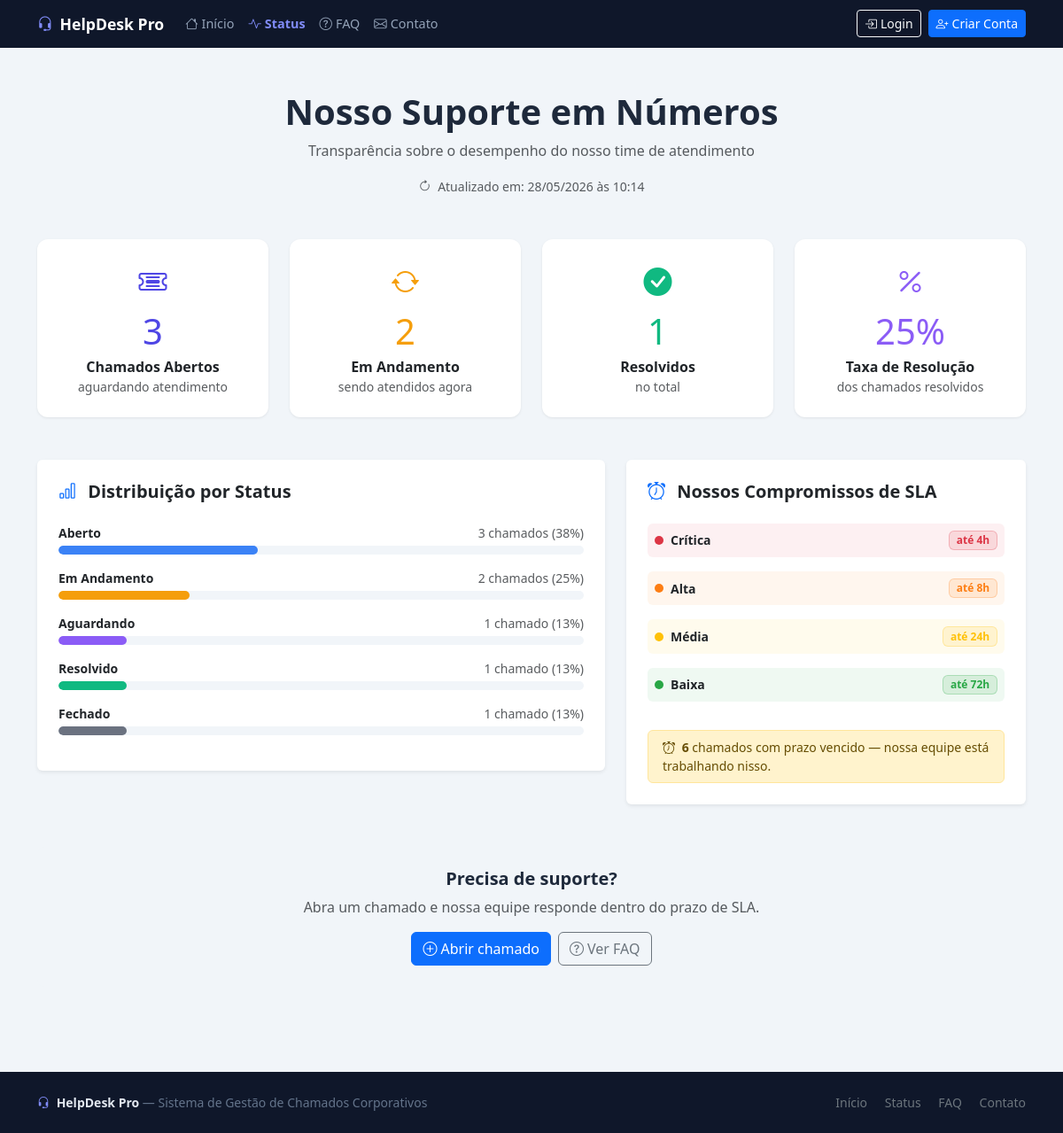
Screenshot of /?c=publico&a=status with the database file from the repository.
### tables this page shows
CREATE TABLE IF NOT EXISTS prioridades (
    id          INT AUTO_INCREMENT PRIMARY KEY,
    nome        VARCHAR(50)  NOT NULL,
    cor         VARCHAR(20)  NOT NULL DEFAULT '#6c757d',
    sla_horas   INT          NOT NULL DEFAULT 24,
    nivel       INT          NOT NULL DEFAULT 1,
    created_at  DATETIME    DEFAULT CURRENT_TIMESTAMP
);

### controller/BaseController.php (called while the page is built, shortened)
<?php
abstract class BaseController {
    protected function renderPublica(string $view, array $data = []): void {
        extract($data);
        include ROOT . '/view/partials/header_publico.php';
        include ROOT . "/view/{$view}.php";
        include ROOT . '/view/partials/footer_publico.php';
    }
}

### controller/PublicoController.php (called while the page is built, shortened)
<?php
class PublicoController extends BaseController {
    public function status(): void {
        try {
            $cm = new ChamadoModel();
            $contagens   = $cm->contarPorStatus();
            $slaVencidos = $cm->slaVencidos();
            $total       = array_sum($contagens);
            $sistemaOk   = true;
        } catch (\Throwable $e) {
            $contagens   = [];
            $slaVencidos = 0;
            $total       = 0;
            $sistemaOk   = false;
        }
        $prioridades = (new PrioridadeModel())->listarOrdenadas();
        $this->renderPublica('publico/status',
            compact('pageTitle', 'contagens', 'slaVencidos', 'total', 'sistemaOk', 'prioridades'));
    }
}

### index.php (called while the page is built, shortened)
<?php
require_once 'config/database.php';
require_once 'model/BaseModel.php';
require_once 'model/ChamadoModel.php';
require_once 'model/PrioridadeModel.php';
require_once 'controller/BaseController.php';
require_once 'controller/PublicoController.php';
$a = preg_replace('/[^a-zA-Z]/', '', $_GET['a'] ?? 'index');
(new $classe())->$a();

### config/database.php (called while the page is built)
<?php
class Database {
    private static ?Database $instance = null;
    private PDO $pdo;
    private function __construct() {
        try {
            $dsn = "mysql:host=".DB_HOST.";port=".DB_PORT.";dbname=".DB_NAME.";charset=utf8mb4";
            $this->pdo = new PDO($dsn, DB_USER, DB_PASS, [
                PDO::ATTR_ERRMODE            => PDO::ERRMODE_EXCEPTION,
                PDO::ATTR_DEFAULT_FETCH_MODE => PDO::FETCH_OBJ,
                PDO::ATTR_EMULATE_PREPARES   => false,
            ]);
        } catch (PDOException $e) {
            die("<h2 style='font-family:sans-serif;color:#c00;padding:20px'>
                 Erro de conexão com o banco de dados:<br><small>{$e->getMessage()}</small></h2>");
        }
    }
    public static function getInstance(): self {
        if (self::$instance === null) self::$instance = new self();
        return self::$instance;
    }
    public function getConnection(): PDO { return $this->pdo; }
}

### model/BaseModel.php (called while the page is built, shortened)
<?php
abstract class BaseModel {
    public function __construct() {
        $this->db = Database::getInstance()->getConnection();
    }
}

### model/ChamadoModel.php (called while the page is built, shortened)
<?php
class ChamadoModel extends BaseModel {
    public function contarPorStatus(?int $idUsuario = null, string $perfil = 'admin'): array {
        $sql = "SELECT status, COUNT(*) AS total FROM chamados WHERE 1=1";
        $p   = [];
        $sql .= " GROUP BY status";
        $st = $this->db->prepare($sql);
        $st->execute($p);
        $r = ['aberto'=>0,'em_andamento'=>0,'aguardando'=>0,'resolvido'=>0,'fechado'=>0];
        foreach ($st->fetchAll() as $row) $r[$row->status] = (int)$row->total;
        return $r;
    }
    public function slaVencidos(): int {
        $st = $this->db->prepare(
            "SELECT COUNT(*) AS t FROM chamados WHERE prazo_sla < NOW() AND status NOT IN ('resolvido','fechado')");
        $st->execute();
        return (int)$st->fetch()->t;
    }
}

### model/PrioridadeModel.php (called while the page is built, shortened)
<?php
class PrioridadeModel extends BaseModel {
    public function listarOrdenadas(): array {
        $st = $this->db->prepare("SELECT * FROM prioridades ORDER BY nivel DESC");
        $st->execute();
        return $st->fetchAll();
    }
}

### view/publico/status.php (the view, shortened to what this page needs)
<div class="container py-5">
    <div class="text-center mb-5">
        <h1 class="fw-bold">Nosso Suporte em Números</h1>
        <p class="text-muted">Transparência sobre o desempenho do nosso time de atendimento</p>
        <small class="text-muted">
            <i class="bi bi-arrow-clockwise me-1"></i>
            Atualizado em: <?= date('d/m/Y \à\s H:i') ?>
        </small>
    </div>
    <?php if ($sistemaOk && $total > 0): ?>
    <div class="row g-4 mb-5">
        <?php
        $taxaResolucao = $total > 0
            ? round((($contagens['resolvido'] + $contagens['fechado']) / $total) * 100)
            : 0;
        $metricas = [
            ['bi-ticket-detailed',   '#4f46e5', 'Chamados Abertos',     $contagens['aberto']??0,      'aguardando atendimento'],
            ['bi-arrow-repeat',      '#f59e0b', 'Em Andamento',         $contagens['em_andamento']??0,'sendo atendidos agora'],
            ['bi-check-circle-fill', '#10b981', 'Resolvidos',           $contagens['resolvido']??0,   'no total'],
            ['bi-percent',           '#8b5cf6', 'Taxa de Resolução',    $taxaResolucao . '%',         'dos chamados resolvidos'],
        ];
        ?>
        <?php foreach($metricas as [$ico, $cor, $titulo, $valor, $sub]): ?>
        <div class="col-6 col-lg-3">
            <div class="pub-card card text-center p-4 h-100">
                <i class="<?= $ico ?> fs-2 mb-2" style="color:<?= $cor ?>"></i>
                <div class="fw-black display-6 mb-1" style="color:<?= $cor ?>"><?= $valor ?></div>
                <div class="fw-semibold"><?= $titulo ?></div>
                <div class="text-muted small"><?= $sub ?></div>
            </div>
        </div>
        <?php endforeach; ?>
    </div>
    <div class="row g-4 mb-5 justify-content-center">
        <div class="col-lg-7">
            <div class="card border-0 shadow-sm p-4">
                <h5 class="fw-bold mb-4">
                    <i class="bi bi-bar-chart me-2 text-primary"></i>
                    Distribuição por Status
                </h5>
                <?php
                $statusInfo = [
                    'aberto'       => ['Aberto',       '#3b82f6', $contagens['aberto']??0],
                    'em_andamento' => ['Em Andamento', '#f59e0b', $contagens['em_andamento']??0],
                    'aguardando'   => ['Aguardando',   '#8b5cf6', $contagens['aguardando']??0],
                    'resolvido'    => ['Resolvido',    '#10b981', $contagens['resolvido']??0],
                    'fechado'      => ['Fechado',      '#6b7280', $contagens['fechado']??0],
                ];
                foreach($statusInfo as [$label, $cor, $qtd]):
                    $pct = $total > 0 ? round(($qtd/$total)*100) : 0;
                ?>
                <div class="mb-3">
                    <div class="d-flex justify-content-between mb-1">
                        <span class="small fw-semibold"><?= $label ?></span>
                        <span class="small text-muted"><?= $qtd ?> chamado<?= $qtd!=1?'s':'' ?> (<?= $pct ?>%)</span>
                    </div>
                    <div style="background:#f1f5f9;height:10px;border-radius:5px;overflow:hidden">
                        <div style="background:<?= $cor ?>;width:<?= $pct ?>%;height:10px;border-radius:5px;transition:width 1s ease"></div>
                    </div>
                </div>
                <?php endforeach; ?>
            </div>
        </div>
        <div class="col-lg-5">
            <div class="card border-0 shadow-sm p-4 h-100">
                <h5 class="fw-bold mb-4">
                    <i class="bi bi-alarm me-2 text-primary"></i>
                    Nossos Compromissos de SLA
                </h5>
                <?php foreach($prioridades as $p): ?>
                <div class="d-flex justify-content-between align-items-center mb-3 p-2 rounded-2"
                     style="background:<?= $p->cor ?>12">
                    <div class="d-flex align-items-center gap-2">
                        <span class="rounded-circle d-inline-block"
                              style="width:10px;height:10px;background:<?= $p->cor ?>"></span>
                        <span class="fw-semibold small"><?= htmlspecialchars($p->nome) ?></span>
                    </div>
                    <span class="badge" style="background:<?= $p->cor ?>20;color:<?= $p->cor ?>;border:1px solid <?= $p->cor ?>40">
                        até <?= $p->sla_horas ?>h
                    </span>
                </div>
                <?php endforeach; ?>
                <?php if ($slaVencidos > 0): ?>
                <div class="alert alert-warning py-2 mt-3 small mb-0">
                    <i class="bi bi-alarm me-1"></i>
                    <strong><?= $slaVencidos ?></strong> chamado<?= $slaVencidos!=1?'s':'' ?> com prazo vencido — nossa equipe está trabalhando nisso.
                </div>
                <?php endif; ?>
            </div>
        </div>
    </div>
    <?php endif; ?>
    <div class="text-center mt-4 p-4 rounded-3" style="background:#f1f5f9">
        <h5 class="fw-bold mb-2">Precisa de suporte?</h5>
        <p class="text-muted mb-3">Abra um chamado e nossa equipe responde dentro do prazo de SLA.</p>
        <div class="d-flex gap-2 justify-content-center flex-wrap">
            <a href="<?= APP_URL ?>/?c=auth&a=login" class="btn btn-primary">
                <i class="bi bi-plus-circle me-1"></i>Abrir chamado
            </a>
            <a href="<?= APP_URL ?>/?c=publico&a=faq" class="btn btn-outline-secondary">
                <i class="bi bi-question-circle me-1"></i>Ver FAQ
            </a>
        </div>
    </div>
</div>

### assets/css/app.css (style rules this page uses)
:root { --sidebar-w : 250px; --sidebar-bg : #0f172a; --sidebar-text : #94a3b8; --sidebar-active : #4f46e5; --topbar-h : 60px; --radius : 10px; --shadow : 0 1px 3px rgba(0,0,0,.08); --bg-page : #f1f5f9; }
*, *::before, *::after { box-sizing: border-box; }
body { font-family : 'Segoe UI', system-ui, sans-serif; background : var(--bg-page); color : #1e293b; margin : 0; }

### view/partials/header_publico.php (style rules this page uses)
.pub-card { border:none; border-radius:12px; box-shadow:0 1px 3px rgba(0,0,0,.08); transition:transform .2s; }

### rows the page displays
prioridades: nome "Crítica", sla_horas "4"
prioridades: nome "Alta", sla_horas "8"
prioridades: nome "Média", sla_horas "24"
prioridades: nome "Baixa", sla_horas "72"

### other values shown
$valor "3"
$titulo "Chamados Abertos"
$sub "aguardando atendimento"
$valor "2"
$titulo "Em Andamento"
$sub "sendo atendidos agora"
$valor "1"
$titulo "Resolvidos"
$sub "no total"
$valor "25%"
$titulo "Taxa de Resolução"
$sub "dos chamados resolvidos"
$label "Aberto"
$qtd "3"
$pct "38"
